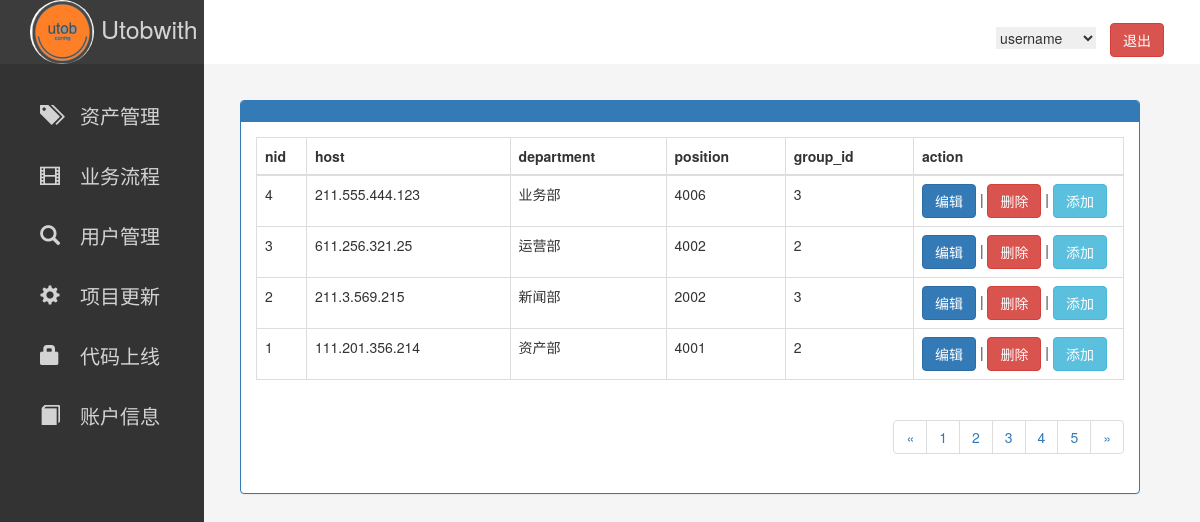
Page /hosts/ on the committed database.
### mom/models.py (models this page shows, shortened)
class Inventory(models.Model):
    id = models.AutoField(primary_key=True)
    host = models.GenericIPAddressField(max_length=32,null=False)
    department = models.CharField(max_length=64,null=False)
    position = models.CharField(max_length=64,null=False)
    group = models.ForeignKey(to="Group",to_field="id",default=0)

### mom/views.py (the view)
# urls.py: url(r'^hosts/',views.hosts),
def hosts(request):
    if request.method == "POST":
        num = int(request.POST.get("page_num"))
        print(num)
        v= models.Inventory.objects.all().order_by("-id")[5*num-1:5*num+4]
    else:
        v = models.Inventory.objects.all().order_by("-id")[0:5]
    return render(request,"hosts.html",{"host_list":v})

### templates/hosts.html (shortened to what this page needs)
{% extends "index.html" %}
{% block css %}
<link rel="stylesheet" href="/static/css/hosts.css">
{% endblock %}
{% block content %}
    <div class="_position panel panel-primary">
    <div class="panel-heading"></div>
    <div class="panel-body">
        <table class="table table-bordered" >
            <thead>
            <tr>
            <th>nid</th>
            <th>host</th>
            <th>department</th>
            <th>position</th>
            <th>group_id</th>
            <th>action</th>
            </tr>
            </thead>
            <tbody>
            {% for obj in host_list %}
            <tr>
                <td id="nid" class="showinfo"><span>{{ obj.id }}</span></td>
                <td class="showinfo">{{ obj.host }}</td>
                <td class="showinfo">{{ obj.department }}</td>
                <td class="showinfo">{{ obj.position }}</td>
                <td class="showinfo">{{ obj.group_id }}</td>
                <td id="action" class="showinfo"><a class="btn btn-primary edit" href="/edit/{{ obj.id }}">编辑</a> | <a class="btn btn-danger del">删除</a> | <a class="btn btn-info" href="/add/" >添加</a></td>
            </tr>
            {% endfor %}
            </tbody>
        </table>
<nav aria-label="Page navigation" class="page_nav">
  <ul class="pagination">
    <li>
      <a href="#" aria-label="Previous">
        <span aria-hidden="true">&laquo;</span>
      </a>
    </li>
    <li><a  class="page_go">1</a></li>
    <li><a  class="page_go">2</a></li>
    <li><a class="page_go">3</a></li>
    <li><a  class="page_go">4</a></li>
    <li><a class="page_go">5</a></li>
    <li>
      <a href="#" aria-label="Next">
        <span aria-hidden="true">&raquo;</span>
      </a>
    </li>
  </ul>
</nav>
    </div>
    </div>
{% endblock %}

### static/css/base.css (style rules this page uses)
.back { background-color: whitesmoke; }
a { text-decoration:none; color: lightgrey; }

### static/css/hosts.css (style rules this page uses)
._position { margin-left: 20%; margin-top: 3%; margin-right: 5%; }
#nid { width: 50px; }
#action { width: 210px; }
.page_nav { float: right; }

### rows in the picture
Inventory: id "4", host "211.555.444.123", department "业务部", position "4006", group_id "3"
Inventory: id "3", host "611.256.321.25", department "运营部", position "4002", group_id "2"
Inventory: id "2", host "211.3.569.215", department "新闻部", position "2002", group_id "3"
Inventory: id "1", host "111.201.356.214", department "资产部", position "4001", group_id "2"
